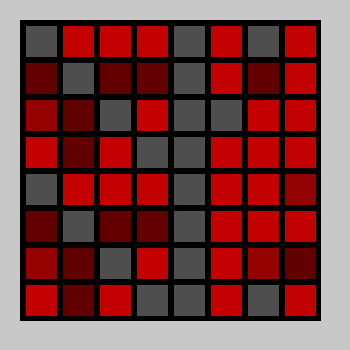
Frame 1 (no input)
Frame 60 (the mouse pressed at the canvas centre just before this capture): identical to frame 1, image omitted
Frame 120 (the mouse held since frame 60 and released just before this capture): identical to frame 1, image omitted

The Processing sketch that drew this single still picture (run headless with seeded random() and noise(); from frame 60 on, the mouse is pressed at the canvas centre):

// Processing sketch: dot_matrix
// ── dot_matrix.pde
DotMatrix matrix;

int test_data[][] = {
{0,200,200,200,0,200, 0,200},
{100,0,100,100,0,200,100,200},
{150,100,0,200,0,0,200,200},
{200,100,200,0,0,200,200,200},
{0,200,200,200,0,200,200,150},
{100,0,100,100,0,200,200,200},
{150,100,0,200,0,200,150,100},
{200,100,200,0,0,200, 0,200}
};

void setup() {
  size(350, 350);
  matrix = new DotMatrix();
}


void draw() {
  background(200);
  randomSeed(0);
  matrix.loadData(test_data);
  matrix.draw();
}

// ── DotMatrix.pde
class DotMatrix {
  int dot_size = 32;
  int dot_gap = 5;
  color dot_color = color(250,1,1);
  color bg_color = color(200,200,200,100);
  int columns = 8;
  int rows = 8;
  int data[][];
  int x = 20;
  int y = 20;
  
  DotMatrix() {
    data = new int[rows][columns];
  }
  
  void loadData(int[][] data) {
    for (int i = 0; i < rows; i++) {
      for (int j = 0; j < columns; j++) {
        this.data[i][j] = data[i][j];
      }
    }
  }
  
  void setPixel(int i, int j, int data) {
    this.data[i][j] = data;
  }
  
  void draw() {
    pushMatrix();
    
    int temp_x = x; 
    int temp_y = y;
    
    int matrix_width = (dot_size + dot_gap) * columns + dot_gap;
    int matrix_height = (dot_size + dot_gap) * rows + dot_gap;
    
    // draw the borader
    PGraphics pg;
    pg = createGraphics(matrix_width + 20, matrix_height + 20);
    
    pg.beginDraw();
    pg.fill(0);
    pg.rect(temp_x, temp_y, matrix_width, matrix_height);
    
    temp_y += dot_gap;
    for (int i = 0; i < rows; i++) {
      temp_x += dot_gap;
      for (int j = 0; j < columns; j++) {
        if (data[i][j] > 0) {
          pg.fill(dot_color, data[i][j]);
        } else {
          pg.fill(bg_color);
        }
        pg.square(temp_x, temp_y, dot_size);
        temp_x += (dot_size + dot_gap);
      }
      temp_x = x;
      temp_y += (dot_size + dot_gap);
    }

    //pg.filter(BLUR, 6);
    pg.endDraw();
    
    image(pg, 0, 0);
    
    popMatrix();
  }
}
